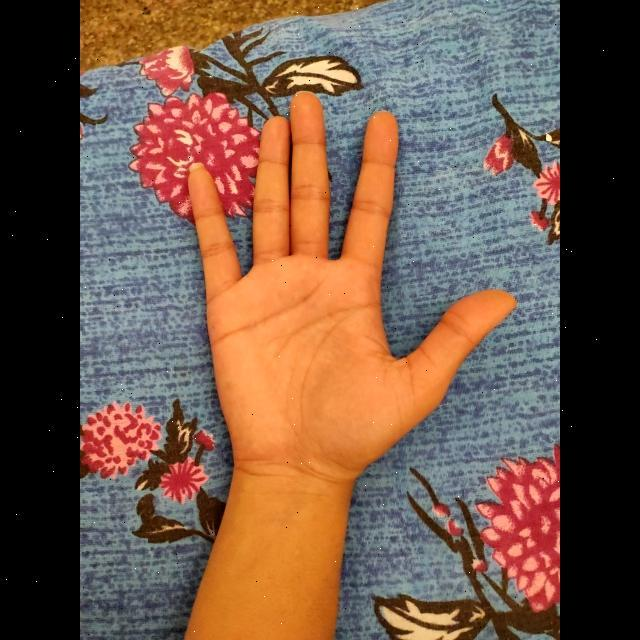
#> input picture backend/app/uploads/7_image_palm_jpeg_jpg.rf.f70aadedeae07a391cebc0e3cf452ba6.jpg, 640 x 640 px
$ python -i line_detector.py   (imports and definitions only)
#> lines starting #> are read from the running program, lines starting #| are printed output that depends on the picture; after the words box and inside, x2 and y2 are one past the last pixel; in counts of white or black regions, pixels touching at a corner belong together
#> further down, picture is the input picture: shape (640, 640, 3); mean B, G, R 71.9, 87.6, 115.4
import cv2
import numpy as np


def detect_palm_lines(image):

    # Convert to grayscale
    gray = cv2.cvtColor(image, cv2.COLOR_BGR2GRAY)
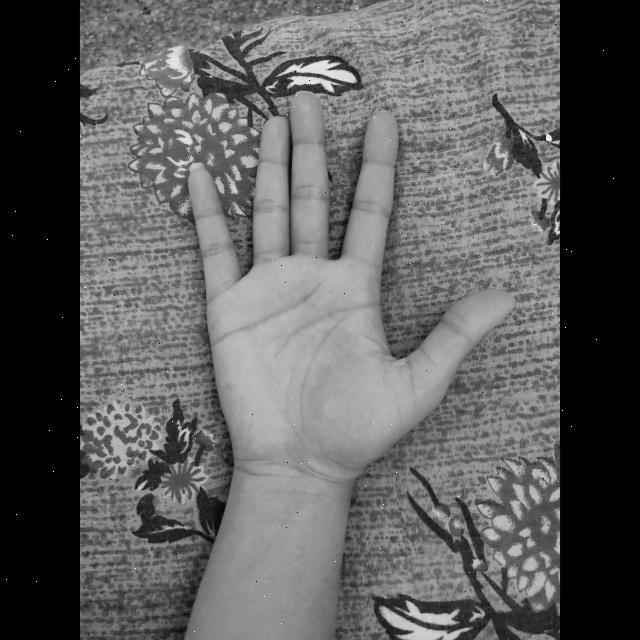
#> gray: shape (640, 640); min 0, max 255, mean 94.1

    # Improve local contrast
    clahe = cv2.createCLAHE(
        clipLimit=2.0,
        tileGridSize=(8, 8)
    )

    enhanced = clahe.apply(gray)
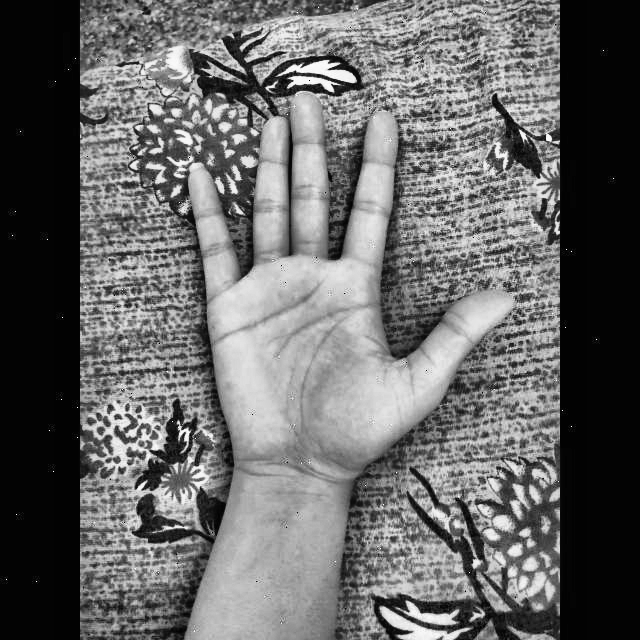
#> enhanced: shape (640, 640); min 0, max 255, mean 102.7

    # Smooth noise
    blur = cv2.GaussianBlur(
        enhanced,
        (5, 5),
        0
    )

    # Adaptive threshold
    binary = cv2.adaptiveThreshold(
        blur,
        255,
        cv2.ADAPTIVE_THRESH_GAUSSIAN_C,
        cv2.THRESH_BINARY_INV,
        21,
        8
    )
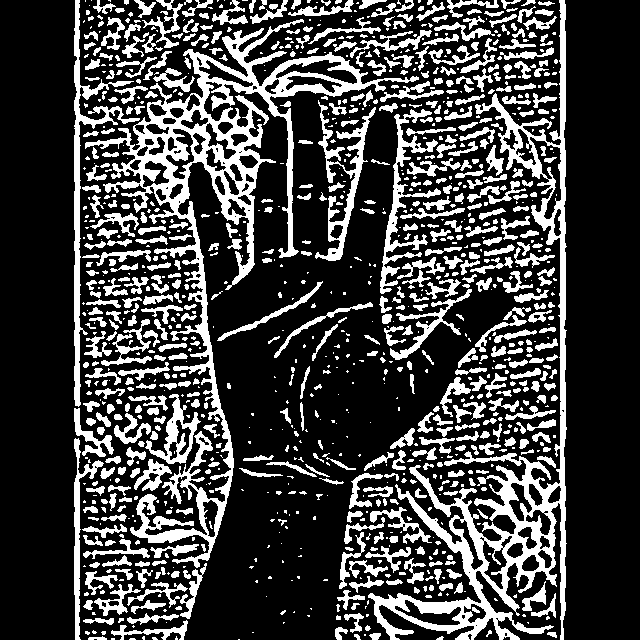
#> binary: shape (640, 640); 25.2% white; 1113 white regions (544 under 20 px), largest, box (x1, y1, x2, y2) and area: (85, 19, 419, 568) 20163, (368, 0, 567, 640) 16458, (74, 0, 140, 407) 3008

    # Remove tiny dots
    kernel = np.ones((3, 3), np.uint8)

    cleaned = cv2.morphologyEx(
        binary,
        cv2.MORPH_OPEN,
        kernel
    )
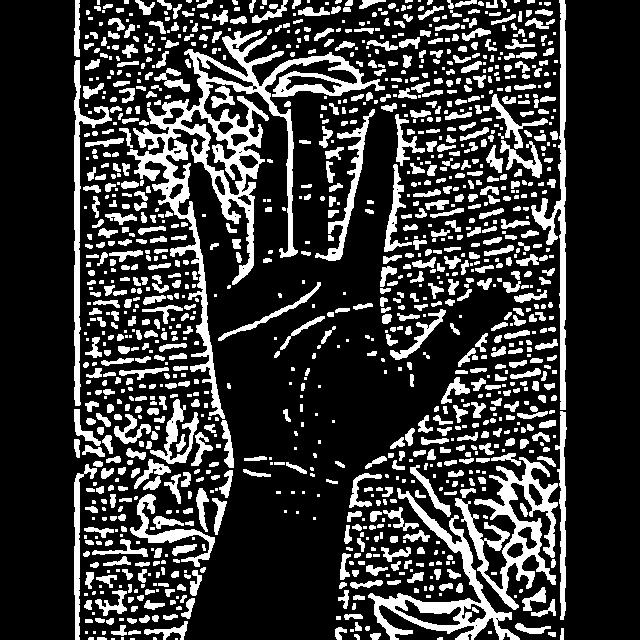
#> cleaned: shape (640, 640); 22.1% white; 1230 white regions (435 under 20 px), largest, box (x1, y1, x2, y2) and area: (127, 30, 385, 419) 13773, (455, 457, 558, 610) 4797, (368, 488, 520, 640) 4118

    return cleaned

>>> import cv2
>>> picture = cv2.imread('../uploads/7_image_palm_jpeg_jpg.rf.f70aadedeae07a391cebc0e3cf452ba6.jpg')
>>> result = detect_palm_lines(picture)

$ run again, on backend/app/uploads/hand_palm3.jpg
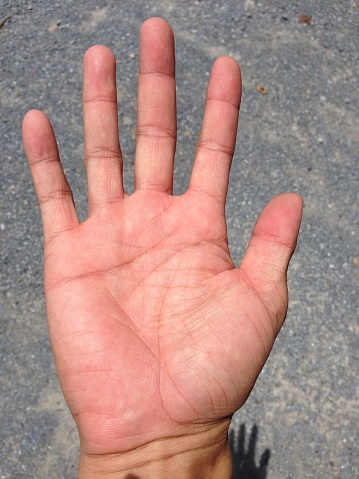
#> input picture backend/app/uploads/hand_palm3.jpg, 359 x 479 px
#> picture is the input picture: shape (479, 359, 3); mean B, G, R 132.3, 138.5, 171.8
#> in detect_palm_lines, `binary = cv2.adaptiveThreshold( blur, 255, cv2.ADAPTIVE_THRESH_GAUSSIA..`:
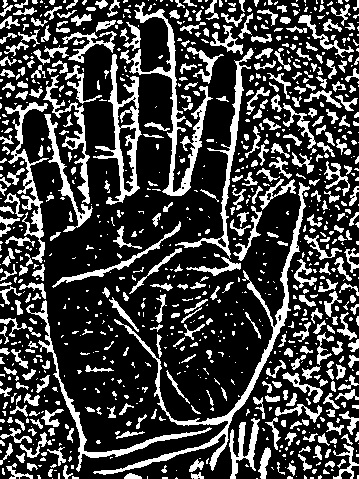
#> binary: shape (479, 359); 26.1% white; 960 white regions (572 under 20 px), largest, box (x1, y1, x2, y2) and area: (93, 182, 310, 475) 3109, (120, 2, 213, 196) 2389, (93, 54, 142, 205) 1838
#> in detect_palm_lines, `cleaned = cv2.morphologyEx( binary, cv2.MORPH_OPEN, kernel )`:
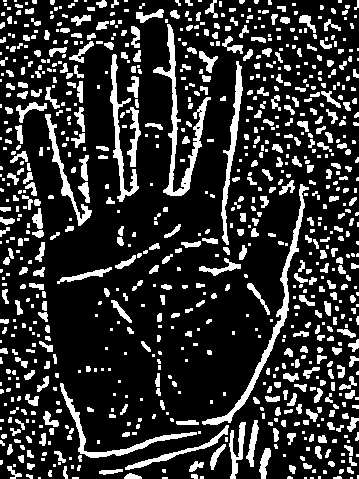
#> cleaned: shape (479, 359); 19.5% white; 856 white regions (426 under 20 px), largest, box (x1, y1, x2, y2) and area: (153, 24, 211, 196) 1662, (202, 184, 309, 425) 1525, (110, 54, 139, 202) 961

$ run again, on backend/app/uploads/hand_palm4.jpg
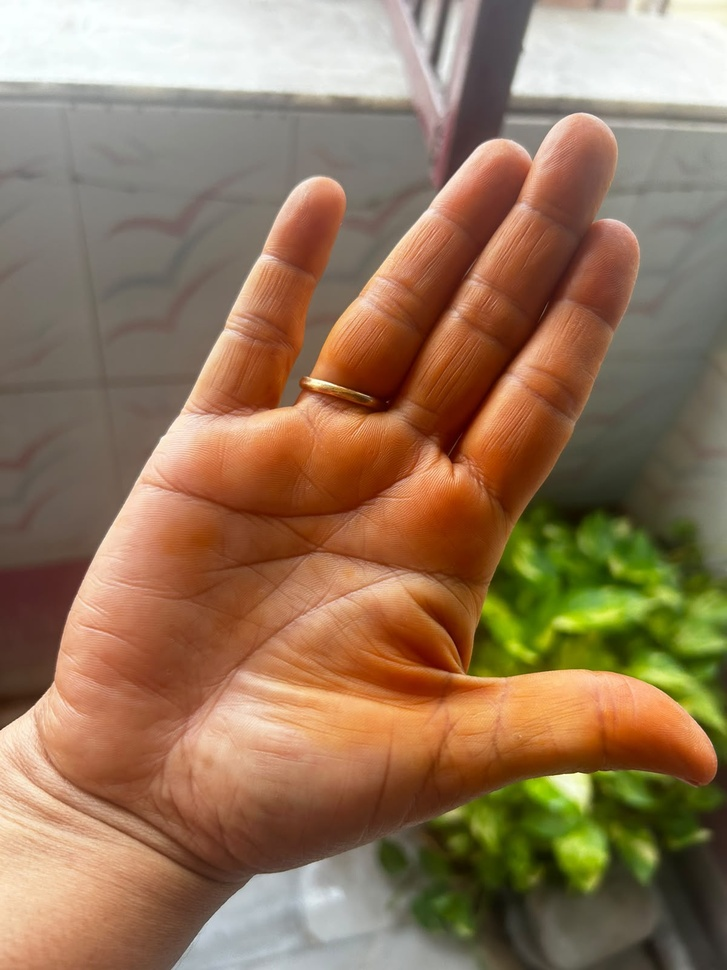
#> input picture backend/app/uploads/hand_palm4.jpg, 727 x 970 px, shrunk from 1200 x 1600 before the run
#> picture is the input picture: shape (970, 727, 3); mean B, G, R 90.8, 119.1, 148.1
#> in detect_palm_lines, `binary = cv2.adaptiveThreshold( blur, 255, cv2.ADAPTIVE_THRESH_GAUSSIA..`:
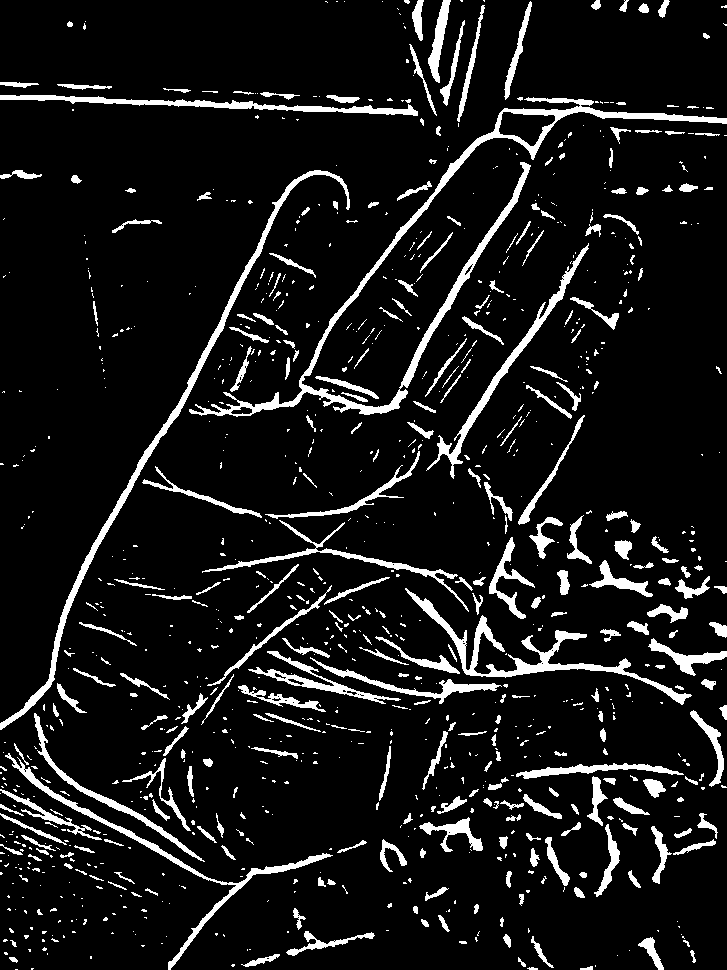
#> binary: shape (970, 727); 9.3% white; 1004 white regions (704 under 20 px), largest, box (x1, y1, x2, y2) and area: (189, 97, 727, 417) 7394, (0, 170, 350, 730) 4067, (405, 588, 692, 705) 3345
#> in detect_palm_lines, `cleaned = cv2.morphologyEx( binary, cv2.MORPH_OPEN, kernel )`:
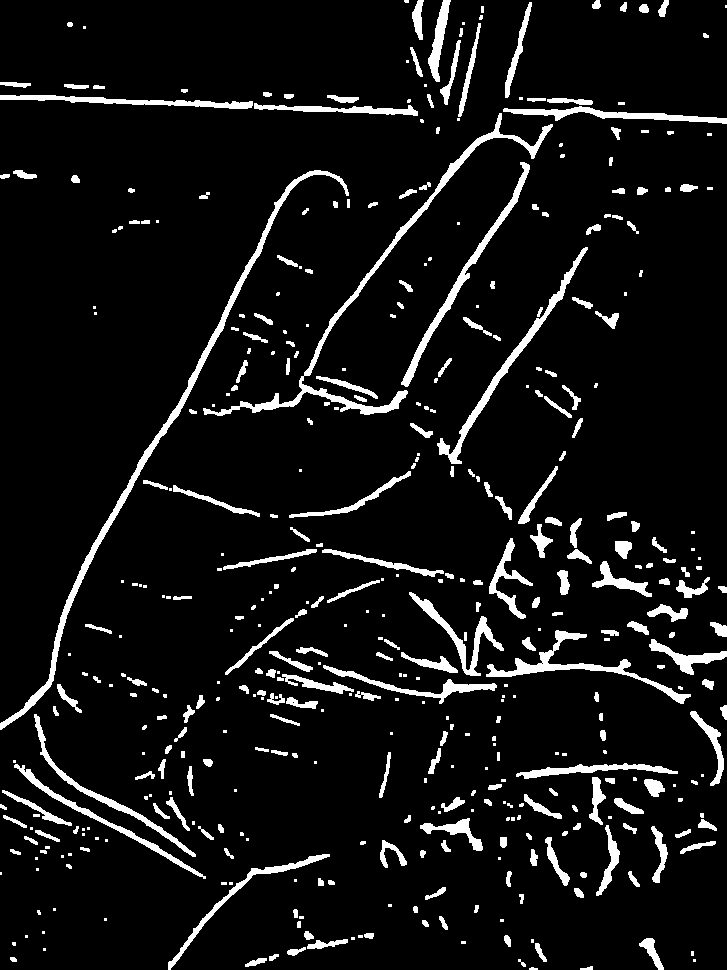
#> cleaned: shape (970, 727); 7.7% white; 446 white regions (170 under 20 px), largest, box (x1, y1, x2, y2) and area: (0, 170, 349, 730) 4020, (203, 113, 553, 416) 3671, (486, 630, 691, 704) 1859
